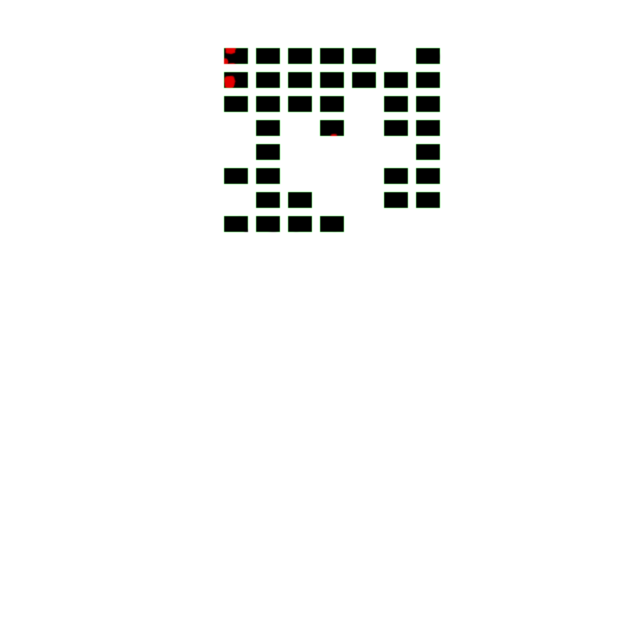
#> input picture assets3d/terrain/splat_a_orig.png, 640 x 640 px
$ python route_road_paint.py
#> lines starting #> are read from the running program, lines starting #| are printed output that depends on the picture; after the words box and inside, x2 and y2 are one past the last pixel; in counts of white or black regions, pixels touching at a corner belong together
"""처음 10분 길의 흙길을 3 m 폭으로 굵힌다(땅 섞기 그림 splat_a의 R=흙).
왜: 24 m 점검(docs/ROUTE10-STILLS.md)에서 길이 1 m 가는 선이라 화면에서 거의 안 보여(보릿들·둑길 장면 모두 풀 한 장) 길 찾기가 안 됐다.
 처음에는 nav_points 웨이포인트(꺾는 점)를 이어 칠했으나 그 선은 숲·밭을 비스듬히 가로질러(확인판 road_before_after 참고) 어색해서 버리고, '이미 있는 가는 길'을 굵히는 방식으로 바꿨다.
방법: 흙(R>150) 중 가는 선만(두꺼운 덩어리=마당·무덤 터는 제외: 침식 뒤 팽창한 '덩어리'를 빼면 선만 남는다) 골라 반경 1.0 m 부풀리고 가장자리 0.8 m를 풀과 섞는다. 영역은 처음 10분 구간(x 150~420, y 15~315)만.
멱등: 원본을 splat_a_orig.png 로 한 번 백업하고 항상 원본에서 계산한다. 결과는 assets3d/terrain/splat_a.png + unity Resources/Terrain/splat_a.bytes(같은 PNG).
실행: python3 route_road_paint.py → 그다음 python3 place_act1_route.py (길 위 소품을 비우는 계산이 이 흙길을 읽는다)"""
import os, sys, math, json, shutil
import numpy as np
from PIL import Image
ROOT = os.path.abspath(os.path.join(os.path.dirname(__file__), "..", ".."))
T = os.path.join(ROOT, "assets3d", "terrain"); U = os.path.join(ROOT, "unity", "Assets", "Resources", "Terrain")
REGION = (150, 15, 420, 315)       # x0, y0, x1, y1 (m)
orig = os.path.join(T, "splat_a_orig.png")
if not os.path.exists(orig): shutil.copy(os.path.join(T, "splat_a.png"), orig)
from PIL import ImageFilter
s = np.array(Image.open(orig)).astype(np.float32); H, W = s.shape[:2]
#> after `H, W = s.shape[:2]`: H = 640; W = 640
x0, y0, x1, y1 = REGION; m = np.zeros((H, W), np.uint8); m[y0:y1, x0:x1] = (s[y0:y1, x0:x1, 0] > 150) * 255
#> after `m[y0:y1, x0:x1] = (s[y0:y1, x0:x1, 0] > 150) * 255`:
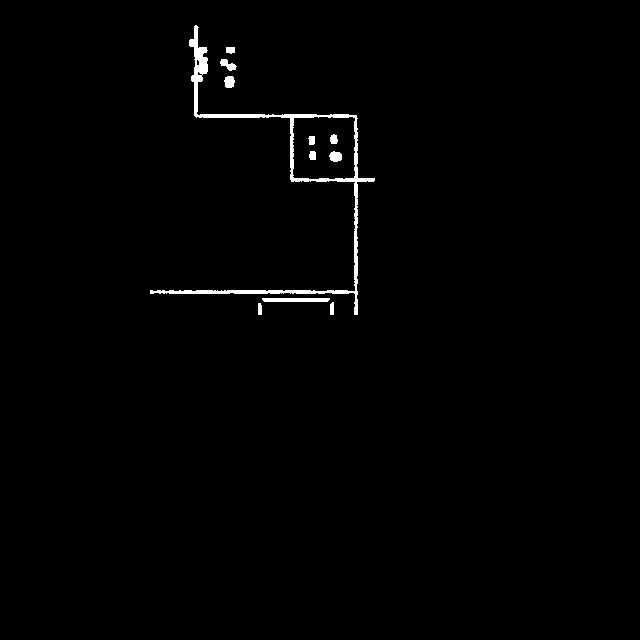
#> m: shape (640, 640); 0.98% white; 11 white regions, largest, box (x1, y1, x2, y2) and area: (150, 25, 375, 315) 3114, (262, 298, 330, 302) 266, (329, 151, 342, 162) 111
im = Image.fromarray(m); blob = im.filter(ImageFilter.MinFilter(7)).filter(ImageFilter.MaxFilter(7)); blob = np.asarray(blob.filter(ImageFilter.MaxFilter(5))) > 0      # 두꺼운 덩어리(+여유)
#> after `blob = im.filter(ImageFilter.MinFilter(7)).filter(ImageFilter.MaxFilte`:
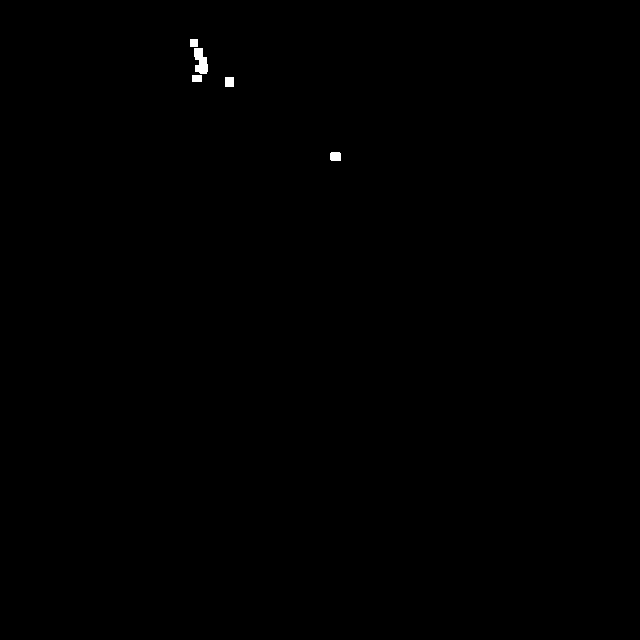
#> blob: PIL image 640x640 L; 0.14% white; 5 white regions, box (x1, y1, x2, y2) and area: (194, 48, 208, 74) 264, (330, 152, 341, 161) 96, (225, 77, 234, 87) 90, (192, 75, 202, 82) 70, (190, 39, 198, 47) 64
#> after `blob = np.asarray(blob.filter(ImageFilter.MaxFilter(5))) > 0`:
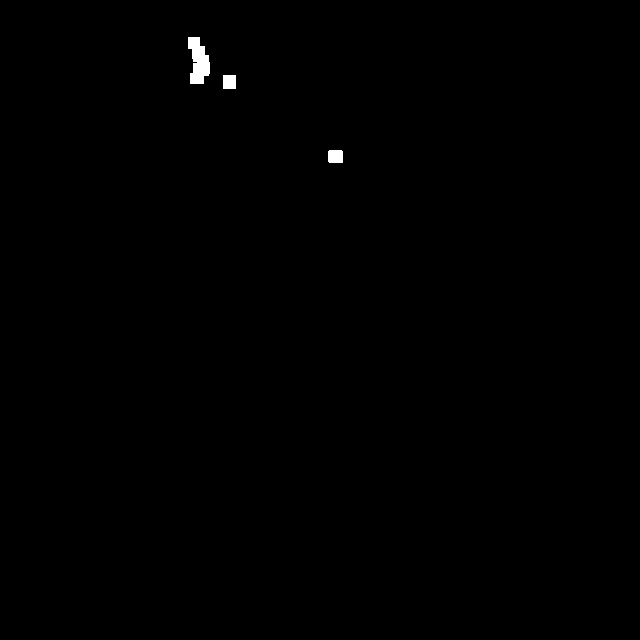
#> blob: shape (640, 640) bool; 0.26% white; 3 white regions, box (x1, y1, x2, y2) and area: (188, 37, 210, 84) 706, (328, 150, 343, 163) 192, (223, 75, 236, 89) 182
thin = (m > 0) & ~blob
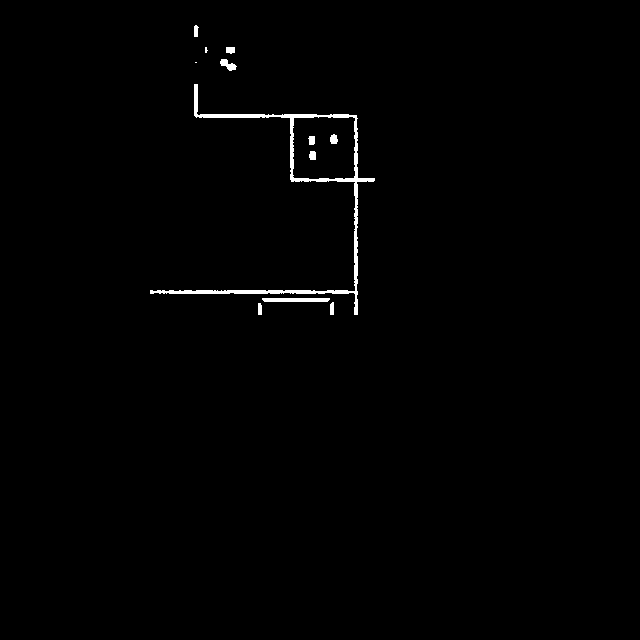
#> thin: shape (640, 640) bool; 0.81% white; 12 white regions (2 under 20 px), largest, box (x1, y1, x2, y2) and area: (150, 84, 375, 315) 2571, (262, 298, 330, 302) 266, (220, 59, 237, 71) 108
wide = Image.fromarray((thin * 255).astype(np.uint8)).filter(ImageFilter.MaxFilter(5))           # 반경 2 px(=2 m) 부풀림 → 폭 약 5 m가 되니 아래에서 줄인다
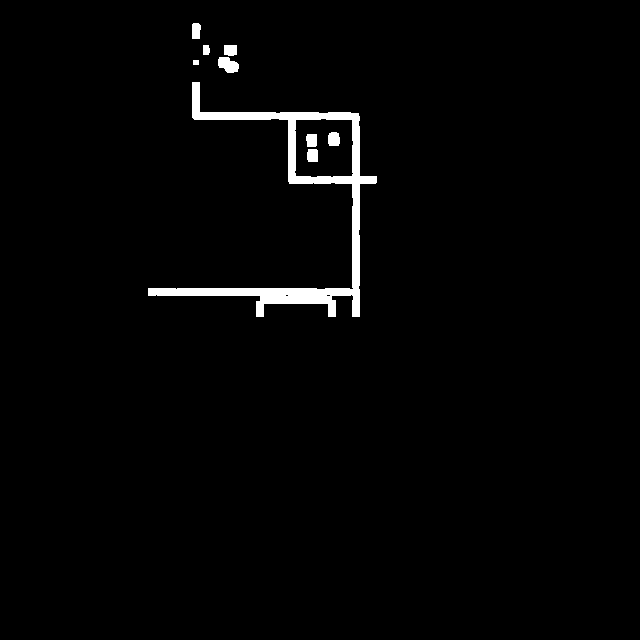
#> wide: PIL image 640x640 L; 1.9% white; 9 white regions, largest, box (x1, y1, x2, y2) and area: (148, 82, 377, 317) 6591, (218, 57, 239, 73) 243, (328, 132, 340, 146) 152
wide = Image.fromarray((thin * 255).astype(np.uint8)).filter(ImageFilter.MaxFilter(3))           # 반경 1 m 부풀림 → 폭 3 m
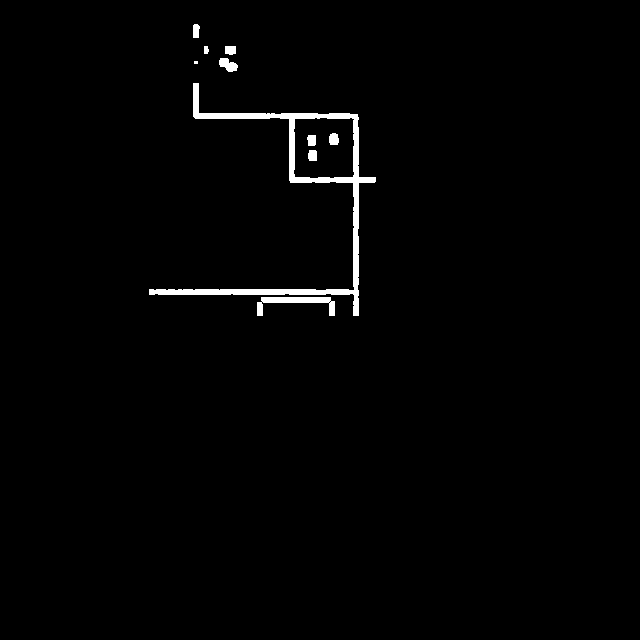
#> wide: PIL image 640x640 L; 1.3% white; 10 white regions (1 under 20 px), largest, box (x1, y1, x2, y2) and area: (149, 83, 376, 316) 4230, (257, 297, 335, 316) 583, (219, 58, 238, 72) 172
wgt = np.asarray(wide.filter(ImageFilter.GaussianBlur(0.8)), np.float32) / 255; wgt = np.clip(wgt * 1.25, 0, 1); wgt[:y0] = 0; wgt[y1:] = 0; wgt[:, :x0] = 0; wgt[:, x1:] = 0
#> after `wgt[y1:] = 0`: wgt: shape (640, 640) float32; min 0, max 1, mean 0.0147
#> after `wgt[:, :x0] = 0`: wgt: shape (640, 640) float32; min 0, max 1, mean 0.0147
dirt = np.array([226, 30, 0, 0], np.float32)
out = s * (1 - wgt[..., None]) + dirt * wgt[..., None]
out[..., 0] = np.maximum(out[..., 0], s[..., 0]); out[..., 3] = np.where(wgt > 0.2, np.minimum(out[..., 3], s[..., 3] * (1 - wgt)), s[..., 3])
#> after `out[..., 0] = np.maximum(out[..., 0], s[..., 0])`: out: shape (640, 640, 4) float32; mean R, G, B, A 9.5, 220, 5.8, 8.7
#> after `out[..., 3] = np.where(wgt > 0.2, np.minimum(out[..., 3], s[..., 3] * `: out: shape (640, 640, 4) float32; mean R, G, B, A 9.5, 220, 5.8, 8.7
Image.fromarray(np.clip(out, 0, 255).astype(np.uint8), "RGBA").save(os.path.join(T, "splat_a.png"), optimize=True)
shutil.copy(os.path.join(T, "splat_a.png"), os.path.join(U, "splat_a.bytes"))
json.dump({"region_m": REGION, "thin_px": int(thin.sum()), "widened_px": int((wgt > 0.5).sum())}, open(os.path.join(T, "_route_road.json"), "w"), ensure_ascii=False, indent=1); print(int(thin.sum()), int((wgt > 0.5).sum()))
#| 3333 5498
